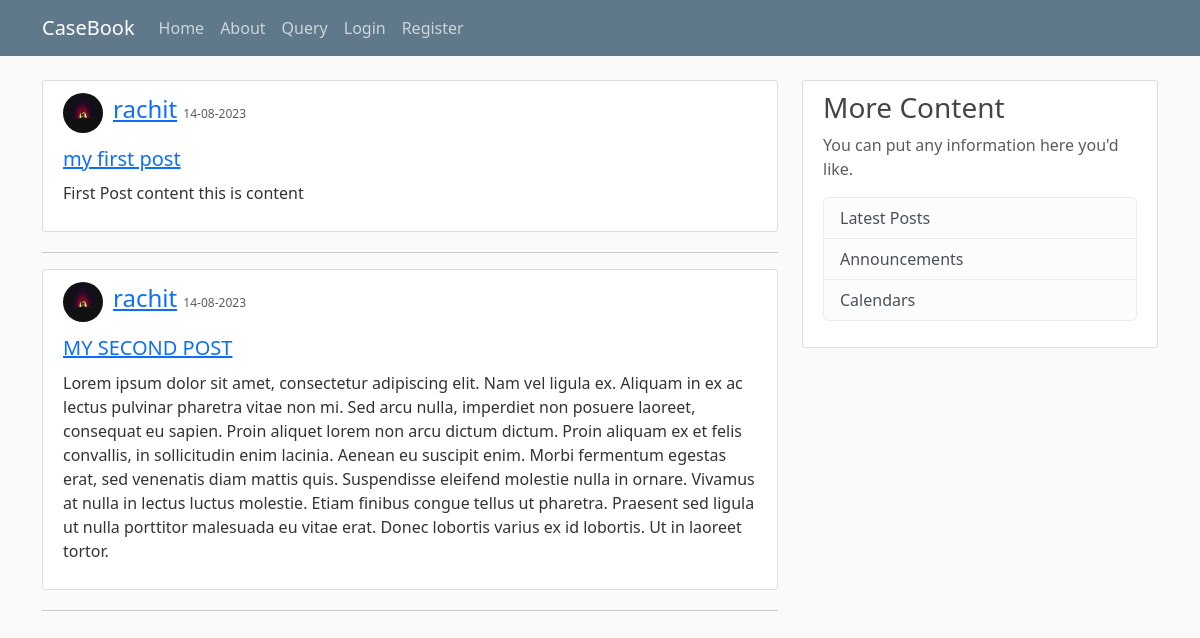
Page /home on the earlier database version.
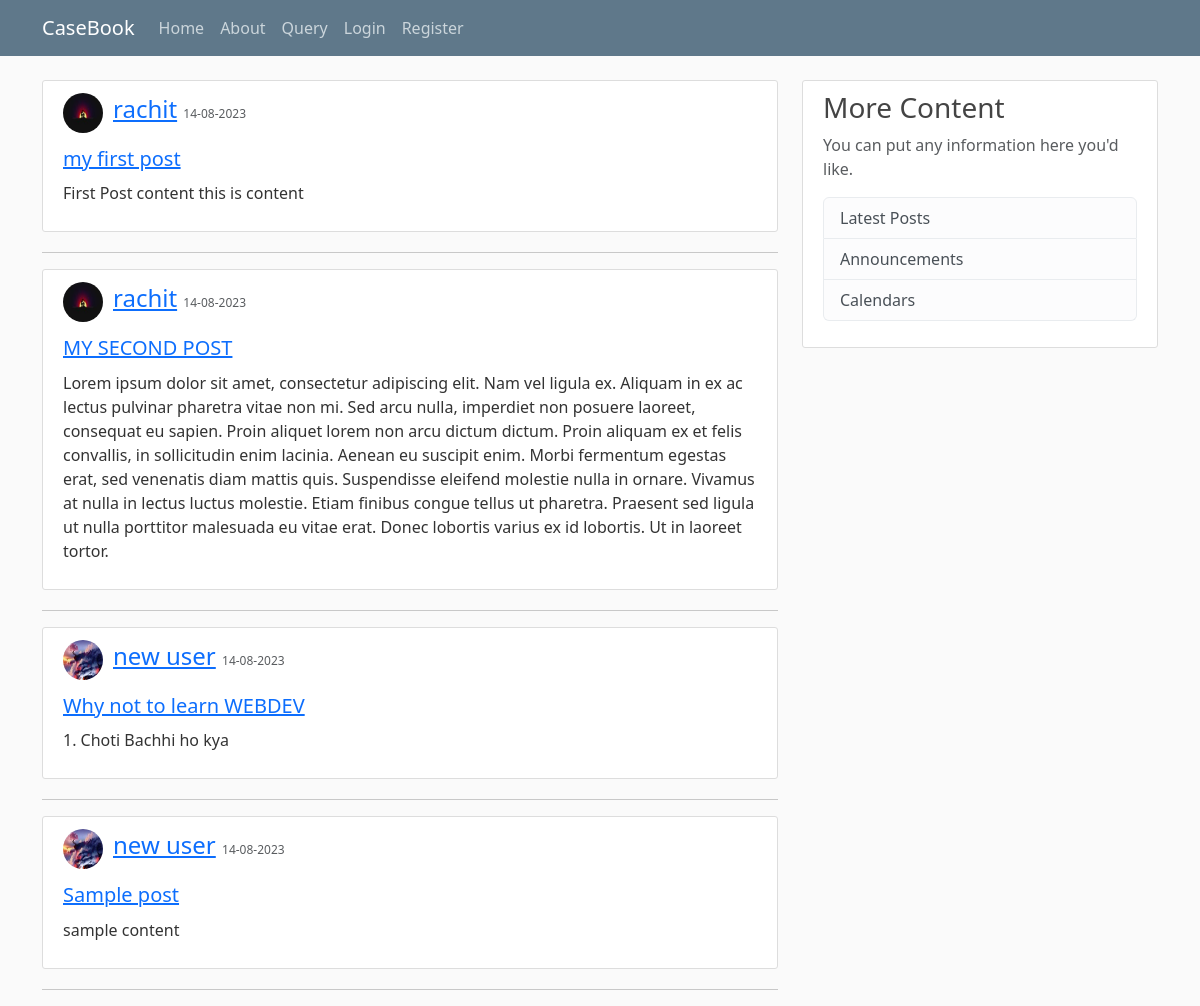
Same page on the later database version.
### blogsite/models.py (models this page shows, shortened)
class Post(db.Model):
    id = db.Column(db.Integer, primary_key=True)
    title = db.Column(db.String(50), nullable=False)
    date_posted = db.Column(db.DateTime, nullable=False, default=datetime.utcnow)
    content = db.Column(db.Text, nullable=False)
    user_id = db.Column(db.Integer, db.ForeignKey('user.id'), nullable=False)

class User(db.Model, UserMixin):
    id = db.Column(db.Integer, primary_key=True)
    username = db.Column(db.String(20), unique=True, nullable=False)
    email = db.Column(db.String(100), unique=True, nullable=False)
    img_file = db.Column(db.String(20), nullable=False, default='default.jpeg')
    password = db.Column(db.String(60), nullable=False)
    posts = db.relationship('Post', backref='author', lazy=True)

### blogsite/routes.py (the view)
@app.route('/')
@app.route('/home')
def home():
    return render_template('home.html',posts=Post.query.all(),page_title='CaseBook')

### blogsite/templates/home.html
{% extends "layout.html" %}
{% block page_content %}
{% for post in posts %}
<article class="media content-section">
  <div class="d-flex align-items-center">
    <img class="img-fluid rounded-circle article-img mr-3"
      src="{{ url_for('static',filename='profile_pic/'+post.author.img_file) }}" alt="Profile Photo of author">
    <div style="margin-left: 10px;">
      <div class="article-metadata">
        <a class="mr-2" href="#">{{ post.author.username }}</a>
        <small class="text-muted" style="font-size: 0.75rem;">{{ post.date_posted.strftime('%d-%m-%Y') }}</small>
      </div>
    </div>
  </div>
  <div class="media-body">
    <h2><a class="article-title" href="{{ url_for('post',post_id=post.id) }}">{{ post.title }}</a></h2>
    <p class="article-content">{{ post.content }}</p>
  </div>
</article>
<hr>
{% endfor %}
{% endblock page_content %}

### blogsite/templates/layout.html (shortened to what this page needs)
<!DOCTYPE html>
<html lang="en">
<head>
    <link href="https://cdn.jsdelivr.net/npm/bootstrap@5.3.1/dist/css/bootstrap.min.css" rel="stylesheet">
    <link rel="stylesheet" type="text/css" href="{{ url_for('static', filename='temp_style.css') }}">
</head>
<body>
    <header class="site-header">
        <nav class="navbar navbar-expand-md navbar-dark bg-steel fixed-top">
          <div class="container">
            <a class="navbar-brand mr-4" href="/">CaseBook</a>
            <div class="collapse navbar-collapse" id="navbarToggle">
              <div class="navbar-nav mr-auto">
                <a class="nav-item nav-link" href="{{ url_for('home') }}">Home</a>
                <a class="nav-item nav-link" href="{{ url_for('about') }}">About</a>
                <a class="nav-item nav-link" href="{{ url_for('query') }}">Query</a>
              </div>
              <div class="navbar-nav">
                {% if current_user.is_authenticated %}
                  <a class="nav-item nav-link" href="{{ url_for('new_post') }}">New Post</a>
                  <a class="nav-item nav-link" href="{{ url_for('account') }}">Account</a>
                  <a class="nav-item nav-link" href="{{ url_for('logout') }}">Logout</a>
                {% else %}
                  <a class="nav-item nav-link" href="{{ url_for('login') }}">Login</a>
                  <a class="nav-item nav-link" href="{{ url_for('register') }}">Register</a>
                {% endif %}
              </div>
            </div>
          </div>
        </nav>
    </header>
    <main role="main" class="container">
        <div class="row">
          <div class="col-md-8">
            {% block page_content %}{% endblock %}
          </div>
          <div class="col-md-4">
            <div class="content-section">
              <h3>More Content</h3>
              <p class='text-muted'>You can put any information here you'd like.
                <ul class="list-group">
                  <li class="list-group-item list-group-item-light">Latest Posts</li>
                  <li class="list-group-item list-group-item-light">Announcements</li>
                  <li class="list-group-item list-group-item-light">Calendars</li>
                </ul>
              </p>
            </div>
          </div>
        </div>
      </main>
</body>
</html>

### blogsite/static/temp_style.css (style rules this page uses)
body { background: #fafafa; color: #333333; margin-top: 5rem; }
h1, h2, h3, h4, h5, h6 { color: #444444; }
.bg-steel { background-color: #5f788a; }
.site-header .navbar-nav .nav-link { color: #cbd5db; }
.content-section { background: #ffffff; padding: 10px 20px; border: 1px solid #dddddd; border-radius: 3px; margin-bottom: 20px; }
.article-title { font-size: 1.25rem; }
.article-content { margin-top: 0.5rem; }
.article-img { height: 40px; width: 40px; }
.article-metadata { font-size: 1.5rem; margin-bottom: 0.5rem; }

Differences in the rows shown:
added Post: img_file (picture), author.username "new user", date_posted "14-08-2023", title "Why not to learn WEBDEV", content "1. Choti Bachhi ho kya"
added Post: img_file (picture), author.username "new user", date_posted "14-08-2023", title "Sample post", content "sample content"
